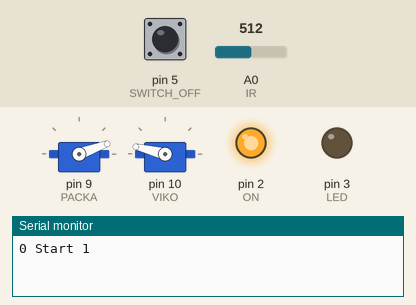
Bench run of a program on a simulated Arduino Nano, built with avr-gcc and run on an emulated ATmega328P. Shown: 2 × servo, output pins drawn as LEDs (lit = HIGH), the last lines printed to the serial monitor. The test bench sets the inputs (shaded band); at power-on: pin 5 (SWITCH_OFF) HIGH, A0 (IR) = 512. Random numbers use the default seed unless the program sets one.

Above: at 1.2 s.
1.3 s: pin 5 (SWITCH_OFF) pulled LOW for 0.15 s
At 1.58 s:
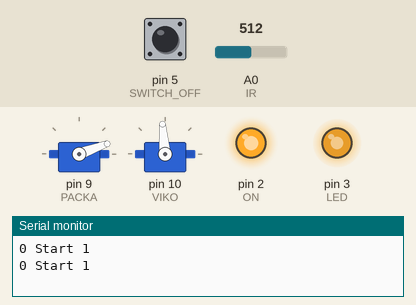
3.2 s: pin 5 (SWITCH_OFF) pulled LOW for 1 s
At 3.65 s:
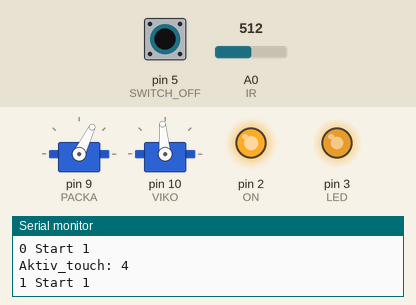
6.2 s: pin 5 (SWITCH_OFF) pulsed LOW 5 times (0.12 s each, 0.3 s apart)
At 6.8 s:
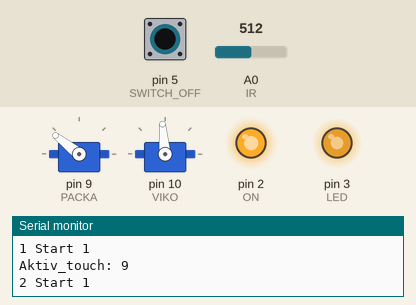
9.2 s: pin 5 (SWITCH_OFF) pulsed LOW 5 times (0.12 s each, 0.3 s apart)
12.2 s: pin 5 (SWITCH_OFF) pulled LOW for 0.15 s
At 13.6 s:
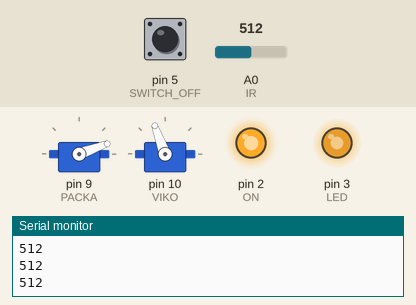
14.5 s: A0 (IR) set to 743
16.0 s: A0 (IR) set to 757
At 16.48 s:
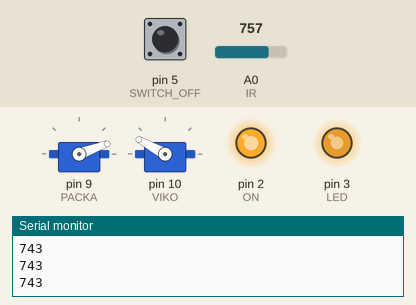
Timing chart, 0 to 19.0 s (numbered marks = the images above; inputs shaded):
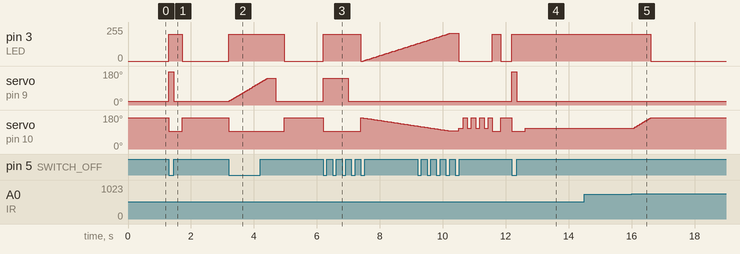

Measured:
- the behaviour switches between 750 and 751 on A0 (IR) (found by bisection; images 4 and 5)
- after the input at 1.3 s, pin 3 (LED): 0/255 → 200/255 at once, → 0/255 0.42 s later; servo on pin 9 (PACKA): 20° → 175° at once, → 20° 0.15 s later; servo on pin 10 (VIKO): 166° → 95° at once, → 166° 0.42 s later
- after the input at 3.2 s, pin 3 (LED): 0/255 → 200/255 at once, → 0/255 1.8 s later; servo on pin 9 (PACKA): rises from 20° to 141° in 1.2 s, then falls to 20° in 0.27 s; servo on pin 10 (VIKO): 166° → 95° at once, → 166° 1.8 s later
- after the input at 6.2 s, servo on pin 9 (PACKA): 20° → 142° at once, → 20° 0.80 s later
- after the input at 12.2 s, pin 3 (LED): 0/255 → 200/255 at once; servo on pin 9 (PACKA): 20° → 175° at once, → 20° 0.15 s later; servo on pin 10 (VIKO): 166° → 95° at once, → 110° 0.42 s later
- after the input at 16.0 s, pin 3 (LED): 200/255 → 0/255 after 0.61 s; servo on pin 10 (VIKO): moves from 110° to 165° over 0.54 s, starting after 0.06 s

The program:

main.cpp
```cpp
//prechod na GitHub
#include <Arduino.h>
#include <Servo.h>

//piny
#define ON  2
#define LED 3
#define PACKA 9
#define VIKO  10
#define IR A0
#define RAND  A1
#define SWITCH_OFF 5
#define SWITCH_ON 4
//nastaveni
#define TIMEOUT 60
#define SEKUNDA 1000
//pozice serv
#define PACKA_UVNITR 20
#define PACKA_PACKA 142
#define PACKA_OFF 175
#define PACKA_VEN 80

#define VIKO_CLOSE 166
#define VIKO_FULL 95
#define VIKO_STRED 110
//urovne snimace
#define IR_TOUCH 750
//doba prebehu serv
#define PREJEZD 800
//nastaveni jasu
#define LED_JAS 200


//hlavicky funkci
Servo serv_viko;
Servo serv_packa;
void switch_off();
void switch_touch_off();
void switch_touch();
void switch_out();
void switch_boom();
void viko_boom();
void switch_off_slow();
void switch_off_viko_slow();

//promenne
uint16_t  timeout=0;
uint32_t  cas;
uint8_t   stav=0;
uint8_t   start=1;
uint8_t   aktiv=0;
uint8_t   aktiv_touch=0;
uint8_t   viko_hyster=50;


void setup() {
  // put your setup code here, to run once:
  pinMode(ON,OUTPUT);
  digitalWrite(ON,HIGH); //zapnuti napajeni
  pinMode(PACKA, OUTPUT);
  pinMode(VIKO,OUTPUT);
  pinMode(SWITCH_OFF, INPUT_PULLUP);
  pinMode(SWITCH_ON, INPUT_PULLUP);
  cas=millis();
  serv_packa.attach(PACKA);
  serv_viko.attach(VIKO);
  serv_packa.write(PACKA_UVNITR);
  serv_viko.write(VIKO_CLOSE);
  Serial.begin(115200);
  randomSeed(analogRead(A1));
  //pro ověření mezí serv
  /*
  while (1) {
    uint16_t hodnota=analogRead(A3);
    uint8_t poloha=map(hodnota,0,1023,20,175);
    serv_packa.write(poloha);
    serv_viko.write(poloha);
    Serial.println(poloha);
    delay(10);
  }
  */
  /*
  //overeni cinnosti infra cidla
  while (1) {
    Serial.println(analogRead(IR));
    delay(100);
  }
  */
  Serial.print(stav);
  Serial.print(" Start ");
  Serial.println(start);
}

void loop() {
  // put your main code here, to run repeatedly:
  //obsluha timeoutu
  if (millis() >(cas + SEKUNDA)){
    cas +=SEKUNDA;
    timeout++;
    if (timeout > TIMEOUT){
    serv_packa.write(PACKA_UVNITR);
    serv_viko.write(VIKO_CLOSE);
    delay(PREJEZD);
    digitalWrite(ON,LOW);
    }
  }
//obsluha události dotyk
if (aktiv_touch < 4){
  while ((analogRead(IR) < (IR_TOUCH-viko_hyster))&&(start==0)){
    if (aktiv==0){
      viko_hyster=0;
    }
    aktiv=1;

    serv_viko.write(VIKO_STRED);
    analogWrite(LED, LED_JAS);
    if (digitalRead(SWITCH_OFF)==0){
      break;
    }
    Serial.println(analogRead(IR));
    delay(50);
  }
}
//zavreni vika
  //Serial.println(analogRead(IR));
  if ((aktiv==1)&&(analogRead(IR)> (IR_TOUCH-viko_hyster))){
    viko_hyster=50;
    if (digitalRead(SWITCH_OFF)==1){
      for (uint8_t i=VIKO_STRED; i < VIKO_CLOSE; i++){
        serv_viko.write(i);
        delay(10);
      }
    }
    aktiv=0;
    analogWrite(LED, 0);
    timeout=0;
  }
//obsluha události switch
  if (digitalRead(SWITCH_OFF)==0){
    //switch_off_slow();
    //*
    Serial.print(stav);
    Serial.print(" Start ");
    Serial.println(start);
    aktiv_touch=0;
    switch(stav){
      case 0:
        switch_off();
        aktiv_touch=random(0, 10);
        Serial.print("Aktiv_touch: ");
        Serial.println(aktiv_touch);
      break;

      case 1:
        switch_off_slow();
        aktiv_touch=random(0, 10);
        Serial.print("Aktiv_touch: ");
        Serial.println(aktiv_touch);
      break;

      case 2:
        switch_touch_off();
        aktiv_touch=random(0, 10);
        Serial.print("Aktiv_touch: ");
        Serial.println(aktiv_touch);
      break;

      case 3:

        switch_off_viko_slow();
        aktiv_touch=random(0, 10);
        Serial.print("Aktiv_touch: ");
        Serial.println(aktiv_touch);
      break;

      case 4:
        viko_boom();
        aktiv_touch=random(0, 10);
        Serial.print("Aktiv_touch: ");
        Serial.println(aktiv_touch);
        stav=0;
        start=0;
      break;


    }

    //*/
    if (start==1){
        stav++;
    } else {
        stav=random(5);

    }
  }

}

//funkce ========================================
void switch_off(){
  serv_viko.write(VIKO_FULL);
  serv_packa.write(PACKA_OFF);
  analogWrite(LED, LED_JAS);
  while (digitalRead(SWITCH_OFF)==0){
    delay(10);
  }
  //delay(PREJEZD);
  serv_packa.write(PACKA_UVNITR);
  delay(PREJEZD/3);
  serv_viko.write(VIKO_CLOSE);
  analogWrite(LED, 0);
  timeout=0;
}

void switch_touch_off(){
  serv_viko.write(VIKO_FULL);
  serv_packa.write(PACKA_PACKA);
  analogWrite(LED, LED_JAS);
  //delay(PREJEZD/3);
  //serv_viko.write(VIKO_STRED);
  delay(PREJEZD);
  serv_packa.write(PACKA_OFF);
  serv_viko.write(VIKO_FULL);
  while (digitalRead(SWITCH_OFF)==0){
    delay(10);
  }
  serv_packa.write(PACKA_UVNITR);
  delay(PREJEZD/2);
  serv_viko.write(VIKO_CLOSE);
  analogWrite(LED, 0);
}

void switch_touch(){
  serv_packa.write(PACKA_PACKA);
  delay(PREJEZD);
  serv_packa.write(PACKA_UVNITR);
  delay(PREJEZD);
  timeout=0;
}

void switch_out(){
  serv_packa.write(PACKA_VEN);
  delay(PREJEZD);
  timeout=0;
}


void switch_boom(){
  serv_viko.write(VIKO_FULL);
  analogWrite(LED, LED_JAS);
  for (uint8_t i=0; i < 4; i++){
    serv_packa.write(PACKA_PACKA);
    delay(PREJEZD/4);
    serv_packa.write(PACKA_VEN);
    delay(PREJEZD/4);
  }
  serv_packa.write(PACKA_OFF);
  while (digitalRead(SWITCH_OFF)==0){
    delay(10);
  }
  serv_packa.write(PACKA_UVNITR);
  delay(PREJEZD/3);
  serv_viko.write(VIKO_CLOSE);
  analogWrite(LED, 0);
  timeout=0;
}

void viko_boom(){
  for (uint8_t i=0; i < 4; i++){
      serv_viko.write(VIKO_STRED);
      delay(PREJEZD/6);
      serv_viko.write(VIKO_CLOSE);
      delay(PREJEZD/6);
  }
  switch_off();
  timeout=0;
}
void switch_off_slow(){
  serv_viko.write(VIKO_FULL);
  analogWrite(LED, LED_JAS);
  for (uint8_t i=PACKA_UVNITR; i < PACKA_PACKA; i++){
      serv_packa.write(i);
      delay(10);
  }
  delay(PREJEZD/3);
  serv_packa.write(PACKA_OFF);
  while (digitalRead(SWITCH_OFF)==0){
    delay(10);
  }
  //delay(PREJEZD);
  serv_packa.write(PACKA_UVNITR);
  delay(PREJEZD/3);
  serv_viko.write(VIKO_CLOSE);
  analogWrite(LED, 0);
  timeout=0;

}

void switch_off_viko_slow(){
  uint8_t jas_step=255/(VIKO_CLOSE-VIKO_FULL);
  uint8_t jas_led=0;
  for (uint8_t i=VIKO_CLOSE; i > VIKO_FULL; i--){
      serv_viko.write(i);
      delay(40);
      analogWrite(LED,jas_led);
      jas_led=jas_led+jas_step;
  }
  /*
  for (uint8_t i=PACKA_UVNITR; i < PACKA_PACKA; i++){
      serv_packa.write(i);
      delay(1);
  }
  delay(PREJEZD/3);
  */
  serv_packa.write(PACKA_OFF);
  while (digitalRead(SWITCH_OFF)==0){
    delay(10);
  }
  serv_packa.write(PACKA_UVNITR);
  delay(PREJEZD/3);
  serv_viko.write(VIKO_CLOSE);
  analogWrite(LED, 0);
  timeout=0;
}
```
